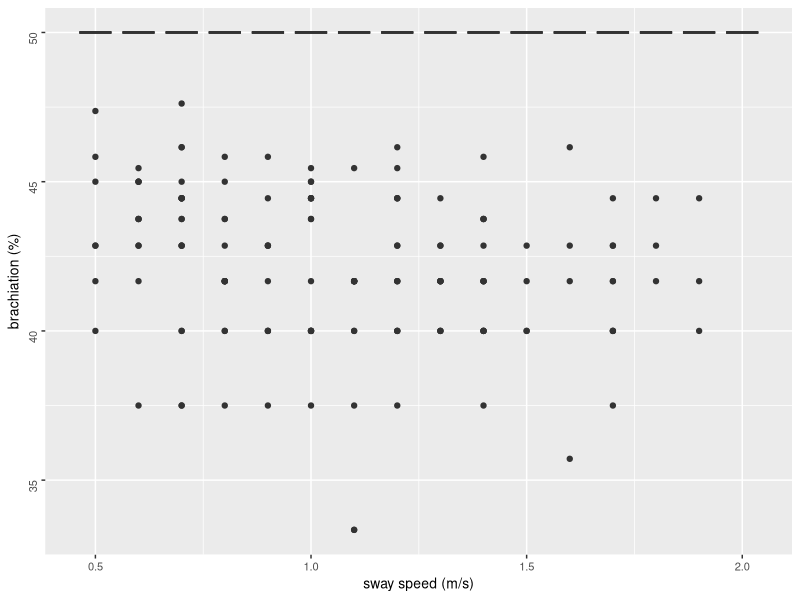
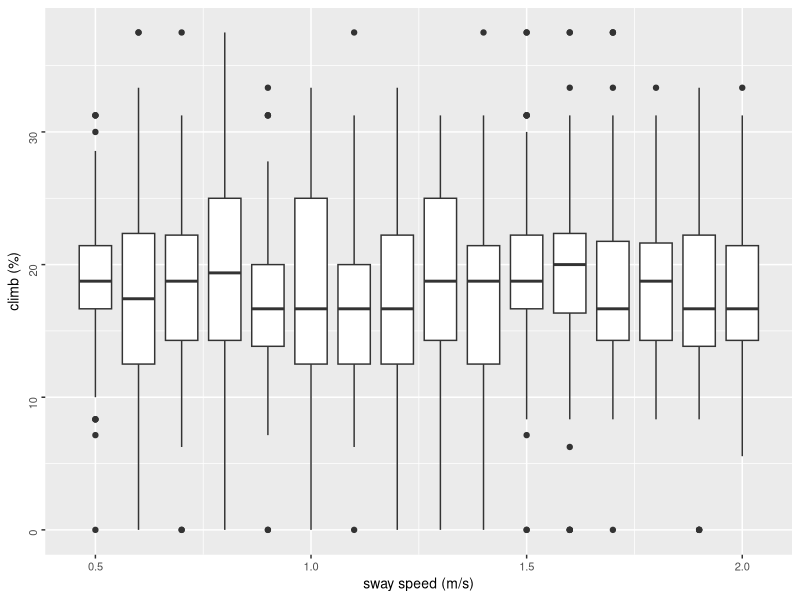
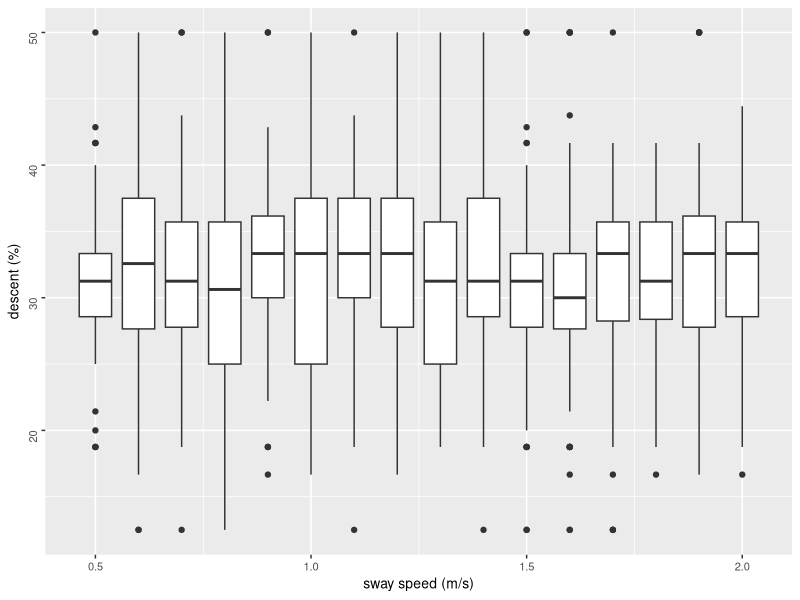
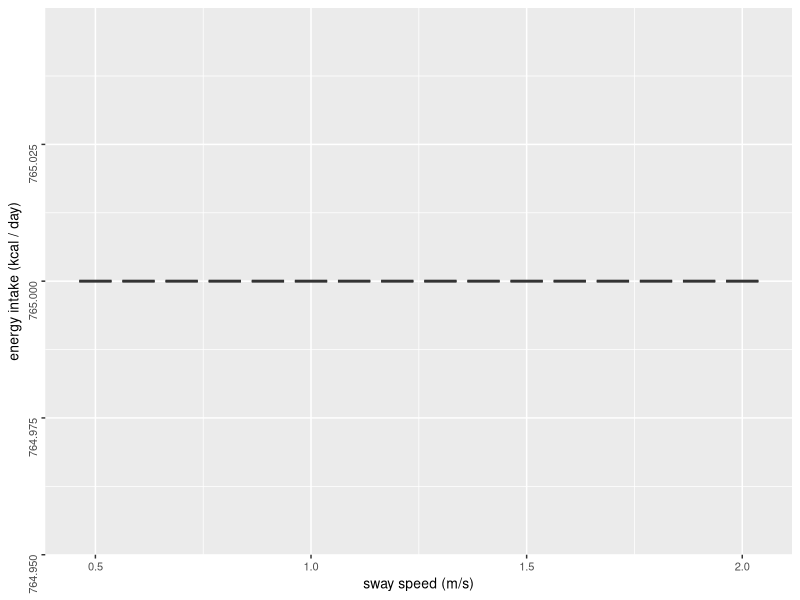
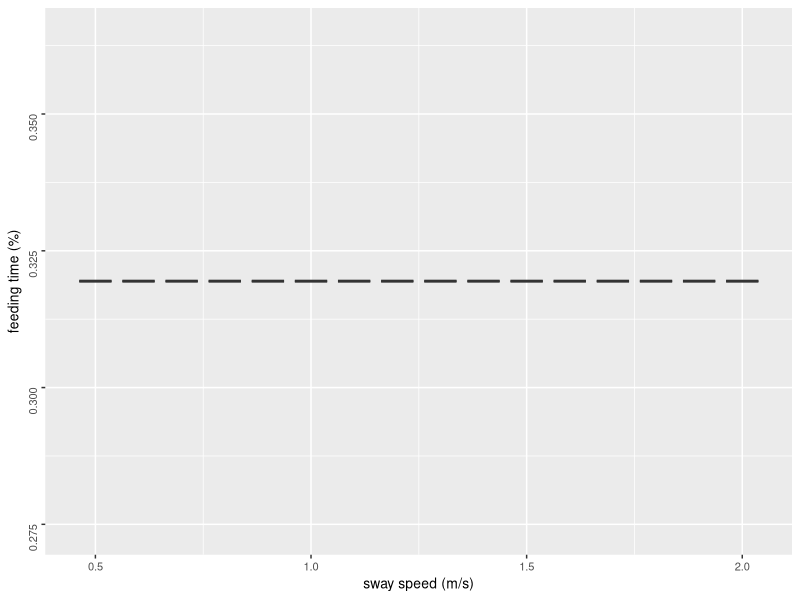
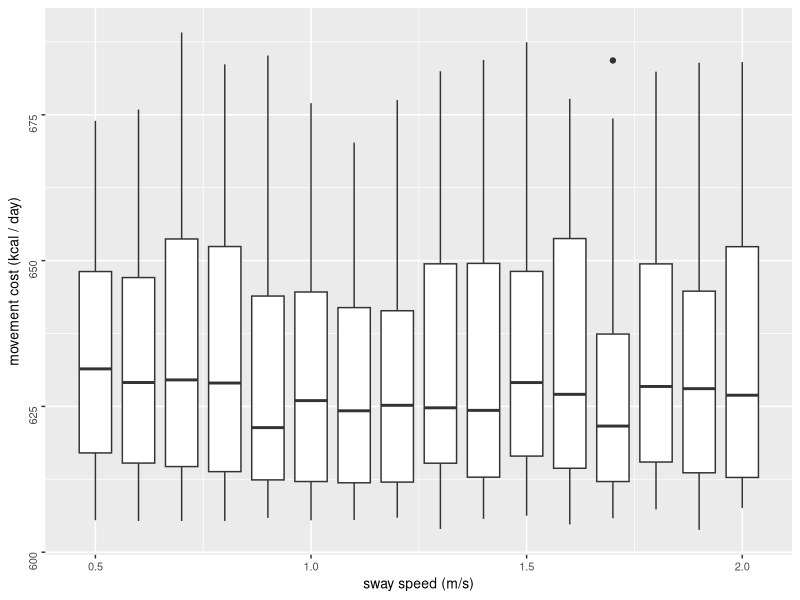
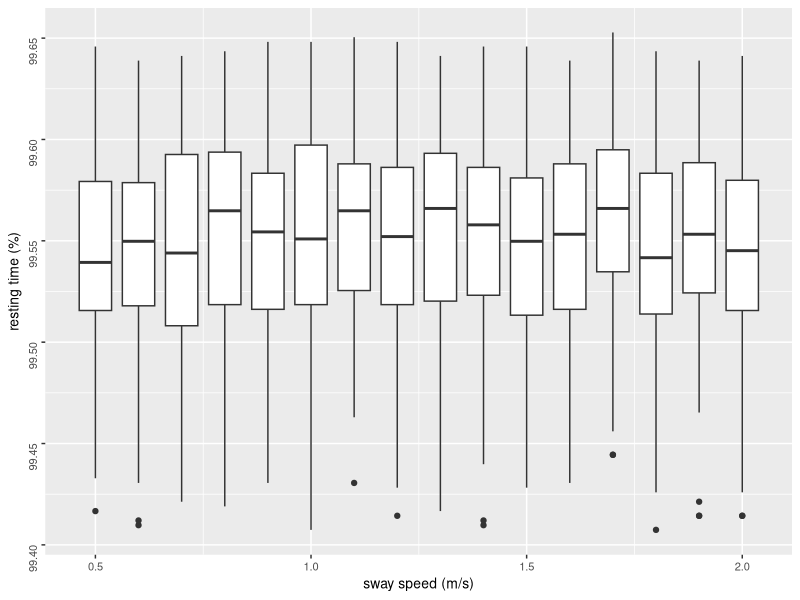
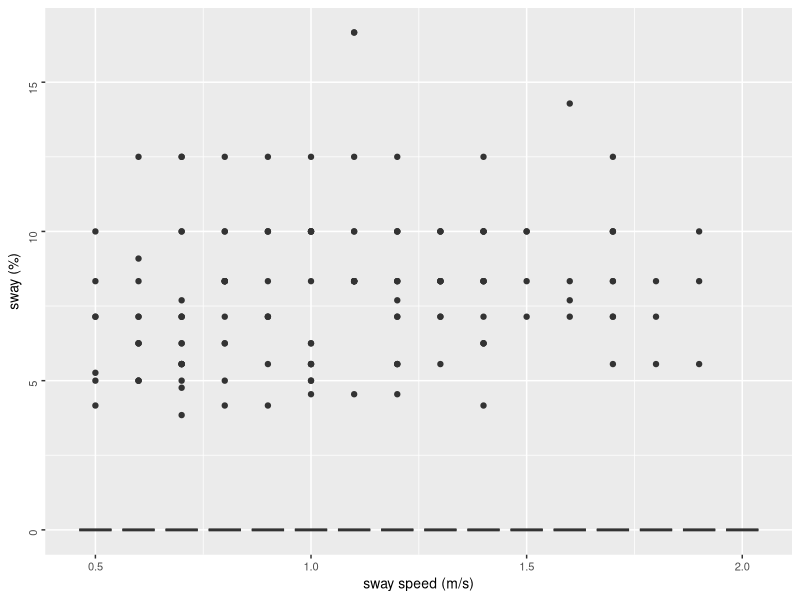

Generate these figures, in order, with R:
library(tidyverse)
library(ggplot2)
library(ggpubr)

oatSwaySpeed <- read_csv("oatSwaySpeed.csv")

#filter by 10
oatSwaySpeed10 <- oatSwaySpeed %>% filter((swaySpeed * 10) %% 1 == 0) #%>% filter (energyIntake %% 1 == 0)

bp.swaySpeed.traveldist <- ggplot(oatSwaySpeed10, aes(x = swaySpeed, y = travelDistance)) +
  geom_boxplot(aes(group = swaySpeed)) +
  labs(x = "sway speed (m/s)", y = "travel distance (m)") +
  theme(text = element_text(size=10),
        axis.text.y = element_text(angle=90, hjust=1)) 

#bp.swaySpeed.traveldist

bp.swaySpeed.movecost <- ggplot(oatSwaySpeed10, aes(x = swaySpeed, y = energyExpenditure)) +
  geom_boxplot(aes(group = swaySpeed)) +
  labs(x = "sway speed (m/s)", y = "movement cost (kcal / day)") +
  theme(text = element_text(size=10),
        axis.text.y = element_text(angle=90, hjust=1)) 

#bp.swaySpeed.movecost

bp.swaySpeed.energyIntake <- ggplot(oatSwaySpeed10, aes(x = swaySpeed, y = totalEnergyIntake)) +
  geom_boxplot(aes(group = swaySpeed)) +
  labs(x = "sway speed (m/s)", y = "energy intake (kcal / day)") +
  theme(text = element_text(size=10),
        axis.text.y = element_text(angle=90, hjust=1)) 

#bp.swaySpeed.energyIntake

bp.swaySpeed.walk <- ggplot(oatSwaySpeed10, aes(x = swaySpeed, y = walk)) +
  geom_boxplot(aes(group = swaySpeed)) +
  labs(x = "sway speed (m/s)", y = "walk (%)") +
  theme(text = element_text(size=10),
        axis.text.y = element_text(angle=90, hjust=1)) 

#bp.swaySpeed.walk

bp.swaySpeed.sway <- ggplot(oatSwaySpeed10, aes(x = swaySpeed, y = sway)) +
  geom_boxplot(aes(group = swaySpeed)) +
  labs(x = "sway speed (m/s)", y = "sway (%)") +
  theme(text = element_text(size=10),
        axis.text.y = element_text(angle=90, hjust=1)) 

#bp.swaySpeed.sway

bp.swaySpeed.climb <- ggplot(oatSwaySpeed10, aes(x = swaySpeed, y = climb)) +
  geom_boxplot(aes(group = swaySpeed)) +
  labs(x = "sway speed (m/s)", y = "climb (%)") +
  theme(text = element_text(size=10),
        axis.text.y = element_text(angle=90, hjust=1)) 

#bp.swaySpeed.climb

bp.swaySpeed.descent <- ggplot(oatSwaySpeed10, aes(x = swaySpeed, y = descent)) +
  geom_boxplot(aes(group = swaySpeed)) +
  labs(x = "sway speed (m/s)", y = "descent (%)") +
  theme(text = element_text(size=10),
        axis.text.y = element_text(angle=90, hjust=1)) 

#bp.swaySpeed.descent

bp.swaySpeed.brachiate <- ggplot(oatSwaySpeed10, aes(x = swaySpeed, y = brachiation)) +
  geom_boxplot(aes(group = swaySpeed)) +
  labs(x = "sway speed (m/s)", y = "brachiation (%)") +
  theme(text = element_text(size=10),
        axis.text.y = element_text(angle=90, hjust=1)) 

#bp.swaySpeed.brachiate

bp.swaySpeed.travelTime <- ggplot(oatSwaySpeed10, aes(x = swaySpeed, y = travellingBudget)) +
  geom_boxplot(aes(group = swaySpeed)) +
  labs(x = "sway speed (m/s)", y = "travel time (%)") +
  theme(text = element_text(size=10),
        axis.text.y = element_text(angle=90, hjust=1)) 

#bp.swaySpeed.travelTime

bp.swaySpeed.restingTime <- ggplot(oatSwaySpeed10, aes(x = swaySpeed, y = restingBudget)) +
  geom_boxplot(aes(group = swaySpeed)) +
  labs(x = "sway speed (m/s)", y = "resting time (%)") +
  theme(text = element_text(size=10),
        axis.text.y = element_text(angle=90, hjust=1)) 

#bp.swaySpeed.restingTime

bp.swaySpeed.feedingTime <- ggplot(oatSwaySpeed10, aes(x = swaySpeed, y = feedingBudget)) +
  geom_boxplot(aes(group = swaySpeed)) +
  labs(x = "sway speed (m/s)", y = "feeding time (%)") +
  theme(text = element_text(size=10),
        axis.text.y = element_text(angle=90, hjust=1)) 

#bp.swaySpeed.feedingTime

oat_swaySpeed_all <- ggarrange(
  bp.swaySpeed.traveldist, 
  bp.swaySpeed.movecost,
  bp.swaySpeed.energyIntake,
  bp.swaySpeed.walk, 
  bp.swaySpeed.sway, 
  bp.swaySpeed.climb,
  bp.swaySpeed.descent,
  bp.swaySpeed.brachiate, 
  bp.swaySpeed.travelTime,
  bp.swaySpeed.restingTime,
  bp.swaySpeed.feedingTime,
  common.legend = TRUE, legend = "bottom")



